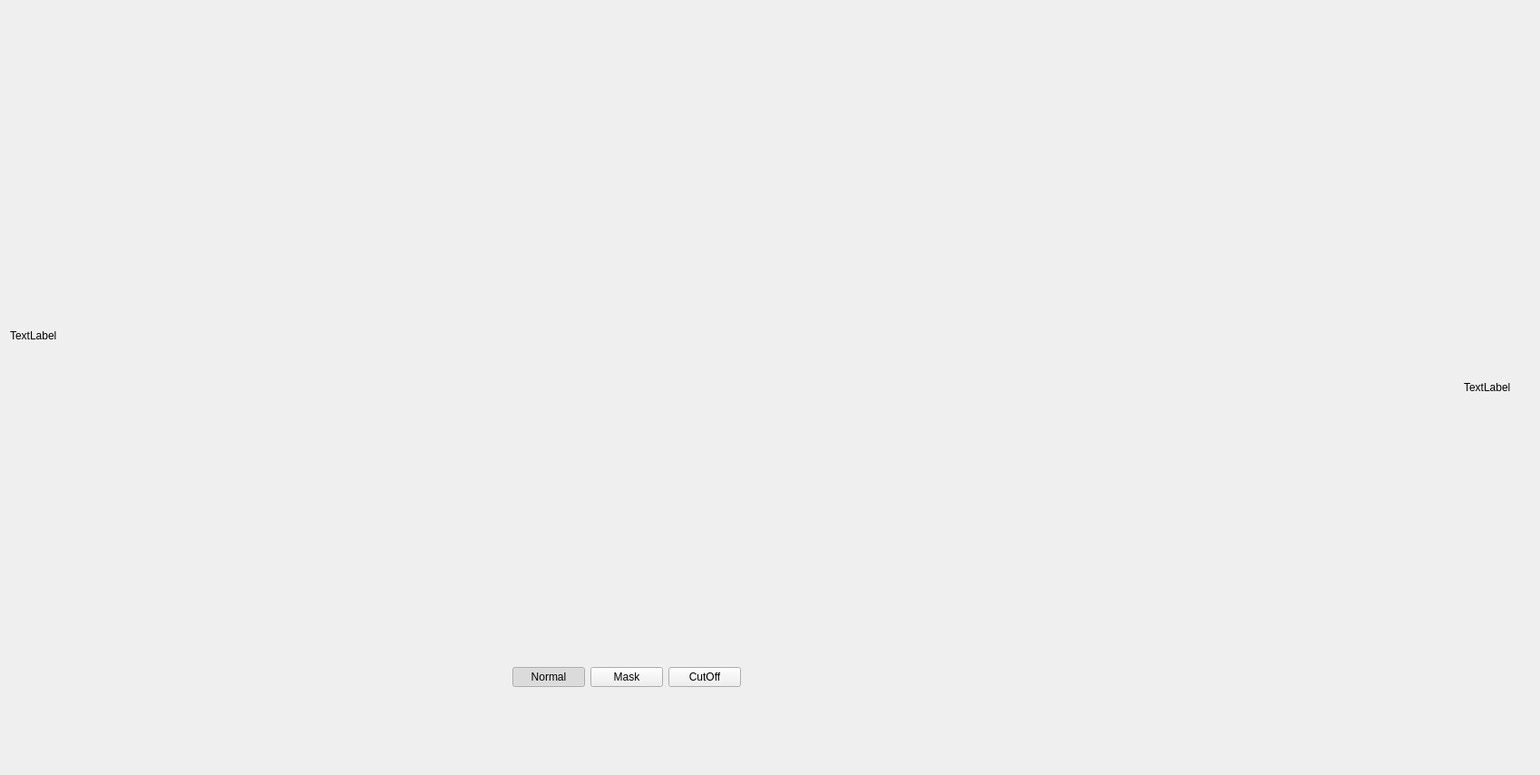
<?xml version="1.0" encoding="UTF-8"?>
<ui version="4.0">
 <class>GSWidgetMax</class>
 <widget class="QWidget" name="GSWidgetMax">
  <property name="geometry">
   <rect>
    <x>0</x>
    <y>0</y>
    <width>1698</width>
    <height>854</height>
   </rect>
  </property>
  <property name="windowTitle">
   <string>Form</string>
  </property>
  <property name="windowIcon">
   <iconset>
    <selectedon>:/image/LOGO.png</selectedon>
   </iconset>
  </property>
  <layout class="QGridLayout" name="gridLayout" rowstretch="1,0,0" rowminimumheight="0,0,80">
   <item row="1" column="10">
    <widget class="QLabel" name="label_6">
     <property name="text">
      <string/>
     </property>
    </widget>
   </item>
   <item row="1" column="12">
    <widget class="QLabel" name="label_17">
     <property name="text">
      <string/>
     </property>
    </widget>
   </item>
   <item row="0" column="0" colspan="20">
    <widget class="QLabel" name="label_img">
     <property name="text">
      <string>TextLabel</string>
     </property>
    </widget>
   </item>
   <item row="1" column="5">
    <widget class="QLabel" name="label_16">
     <property name="text">
      <string/>
     </property>
    </widget>
   </item>
   <item row="1" column="17">
    <widget class="QLabel" name="label_7">
     <property name="text">
      <string/>
     </property>
    </widget>
   </item>
   <item row="1" column="8">
    <widget class="QPushButton" name="mask">
     <property name="text">
      <string>Mask</string>
     </property>
    </widget>
   </item>
   <item row="1" column="18">
    <widget class="QLabel" name="label_5">
     <property name="text">
      <string/>
     </property>
    </widget>
   </item>
   <item row="1" column="19">
    <widget class="QLabel" name="label">
     <property name="text">
      <string/>
     </property>
    </widget>
   </item>
   <item row="1" column="9">
    <widget class="QPushButton" name="cutoff">
     <property name="text">
      <string>CutOff</string>
     </property>
    </widget>
   </item>
   <item row="1" column="14">
    <widget class="QLabel" name="label_20">
     <property name="text">
      <string/>
     </property>
    </widget>
   </item>
   <item row="1" column="1">
    <widget class="QLabel" name="label_10">
     <property name="text">
      <string/>
     </property>
    </widget>
   </item>
   <item row="1" column="3">
    <widget class="QLabel" name="label_19">
     <property name="text">
      <string/>
     </property>
    </widget>
   </item>
   <item row="1" column="11">
    <widget class="QLabel" name="label_2">
     <property name="text">
      <string/>
     </property>
    </widget>
   </item>
   <item row="1" column="15">
    <widget class="QLabel" name="label_14">
     <property name="text">
      <string/>
     </property>
    </widget>
   </item>
   <item row="1" column="7">
    <widget class="QPushButton" name="normal">
     <property name="text">
      <string>Normal</string>
     </property>
     <property name="checkable">
      <bool>true</bool>
     </property>
     <property name="checked">
      <bool>true</bool>
     </property>
    </widget>
   </item>
   <item row="0" column="20" rowspan="3">
    <widget class="QLabel" name="label_data">
     <property name="text">
      <string>TextLabel</string>
     </property>
    </widget>
   </item>
   <item row="1" column="4">
    <widget class="QLabel" name="label_18">
     <property name="text">
      <string/>
     </property>
    </widget>
   </item>
   <item row="1" column="13">
    <widget class="QLabel" name="label_21">
     <property name="text">
      <string/>
     </property>
    </widget>
   </item>
   <item row="1" column="16">
    <widget class="QLabel" name="label_9">
     <property name="text">
      <string/>
     </property>
    </widget>
   </item>
   <item row="2" column="11">
    <widget class="QLabel" name="label_3">
     <property name="text">
      <string/>
     </property>
    </widget>
   </item>
   <item row="1" column="0">
    <widget class="QLabel" name="label_4">
     <property name="text">
      <string/>
     </property>
    </widget>
   </item>
   <item row="1" column="6">
    <widget class="QLabel" name="label_12">
     <property name="text">
      <string/>
     </property>
    </widget>
   </item>
  </layout>
 </widget>
 <resources/>
 <connections/>
</ui>
